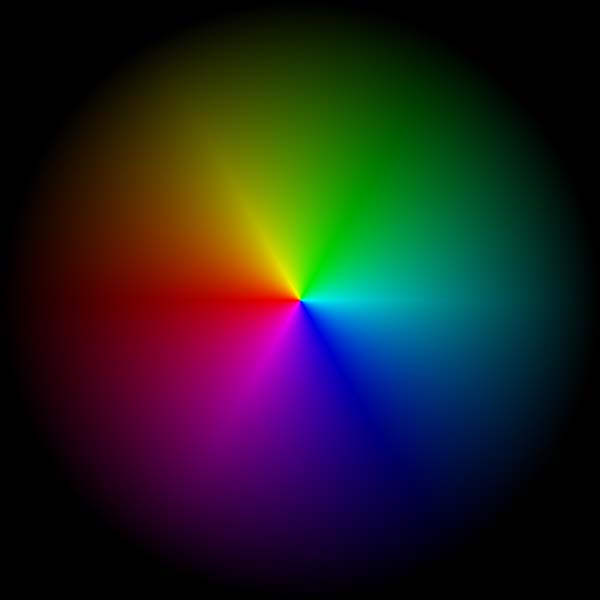
#> input picture resources/Images/circularRamp.jpg, 600 x 600 px
$ python -i __init__.py   (imports and definitions only)   (older library calls are emulated)
#> lines starting #> are read from the running program, lines starting #| are printed output that depends on the picture
#> further down, picture is the input picture: PIL image 600x600 RGB; mean R, G, B 33.6, 33.3, 33.7
# ----------------------------------------------------------------------
#  Copyright (C) 2006-2009 Numenta Inc. All rights reserved.
#
#  The information and source code contained herein is the
#  exclusive property of Numenta Inc. No part of this software
#  may be used, reproduced, stored or distributed in any form,
#  without explicit written authorization from Numenta Inc.
# ----------------------------------------------------------------------

"""
This module contains functions for working with Python Imaging Library (PIL)
images, as well as a list of supported image extensions.
"""

import math
from StringIO import StringIO

from PIL import Image, ImageChops, ImageDraw, ImageFilter, ImageOps
import numpy


# List of extensions that we have tested with PIL
imageExtensions = ('.bmp', '.gif', '.jpg', '.jpeg', '.pgm', '.png',
                   '.tif', '.tiff')


# [231 lines left out: functions scaleToFitPIL, cropToFit, cropToAspectRatio, thresholdBW, blur, serializeImage and 1 more, not called in this run]


def createMask(imageIn, threshold=10, fillHoles=True, backgroundColor=255, blurRadius=0.0,
                maskScale=1.0):
  """
  Given an image, create a mask by locating the pixels that are not the backgroundColor
  (within a threshold).

  @param threshold  How far away from the backgroundColor a pixel must be to be included
                      in the mask
  @param fillHoles  If true, the inside of the mask will be filled in. This is useful if
                      the inside of objects might contain the background color
  @param backgroundColor the background color.
  @param blurRadius If set to some fraction > 0.0, then the edges of the mask will be blurred
                      using a blur radius which is this fraction of the image size.
  @param maskScale  If set to < 1.0, then the effective size of the object (the area where
                      the mask includes the object) will be scaled down by this
                      amount. This can be useful when the outside of the object contains
                      some noise that you want to trim out and not include in the mask.

  @retval the mask as a PIL 'L' image, where 255 is areas that include the object, and 0
                    are areas that are background. If blurRadius is > 0, then it will
                    also contain values between 0 and 255 which act as compositing values.

  """
#> called with threshold = 10, fillHoles = True, backgroundColor = 255, blurRadius = 0, maskScale = 1

  image = imageIn.convert('L')
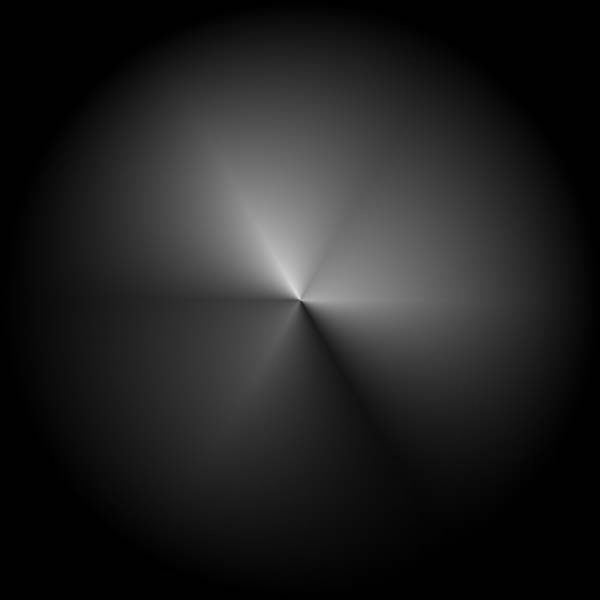
#> image: PIL image 600x600 L; min 0, max 218, mean 33.4
  bwImage = image.point(lambda x: (abs(x-backgroundColor) > threshold) * 255)
#> bwImage: PIL image 600x600 L; every value is 255

  if not fillHoles:
    mask = bwImage
  else:
    bwImage = ImageOps.expand(bwImage, 1, fill=0)
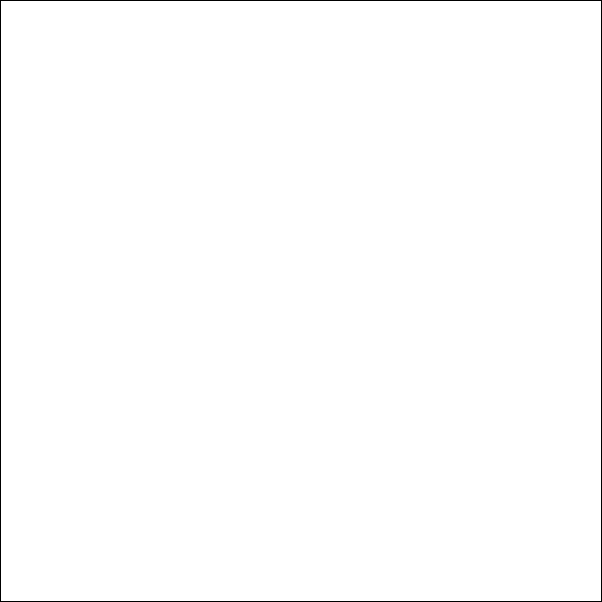
#> bwImage: PIL image 602x602 L; 99.3% white; black in thin lines or dots
    maskColor = 128
    ImageDraw.floodfill(bwImage, (0,0), maskColor)
#> bwImage: PIL image 602x602 L; values 128 (black) and 255 (white), 99.3% white; black in thin lines or dots
    mask = bwImage.point(lambda x: (x!=maskColor) * 255)
    mask = ImageOps.crop(mask, 1)

  # Are we reducing the object size?
  if maskScale < 1.0:
    newSize = [int(x * maskScale) for x in mask.size]
    reducedMask = mask.resize(newSize, Image.ANTIALIAS)
    sizeDiff = numpy.array(mask.size) - numpy.array(newSize)
    pos = [int(x/2) for x in sizeDiff]
    mask = ImageChops.constant(mask, 0)
    mask.paste(reducedMask, tuple(pos))

  # Blur the mask
  if blurRadius > 0.0:
    radius = int(round(blurRadius * (mask.size[0] + mask.size[1]) / 2))
    if radius > 1:
      mask = blur(mask, radius=radius, edgeColor=0)
    else:
      import pdb; pdb.set_trace()

  return mask


# [159 lines left out: functions isSimpleBBox, erode, safeCrop, colorImage, vectorize, not called in this run]

>>> from PIL import Image
>>> picture = Image.open('../../../resources/Images/circularRamp.jpg')
>>> result = createMask(picture)
